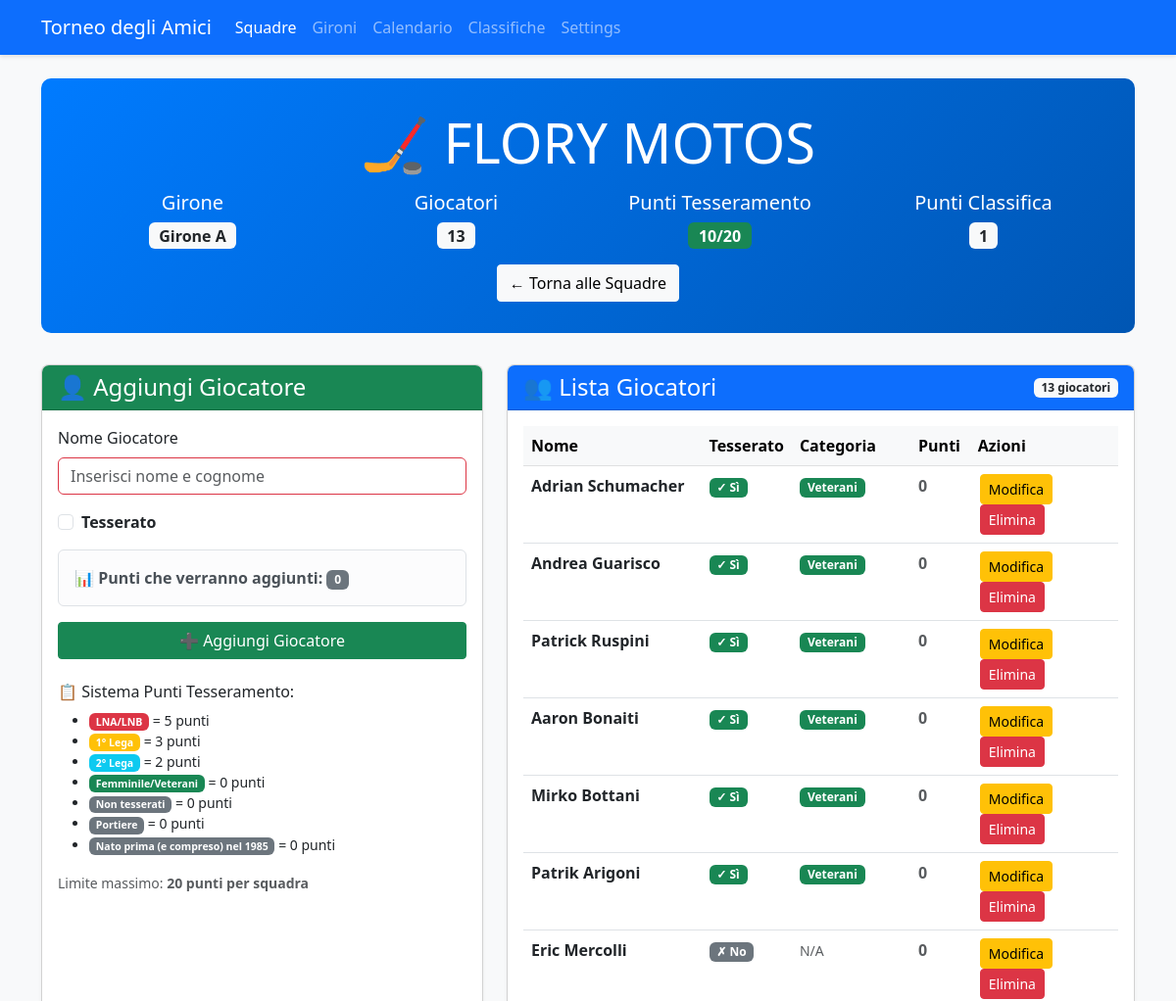
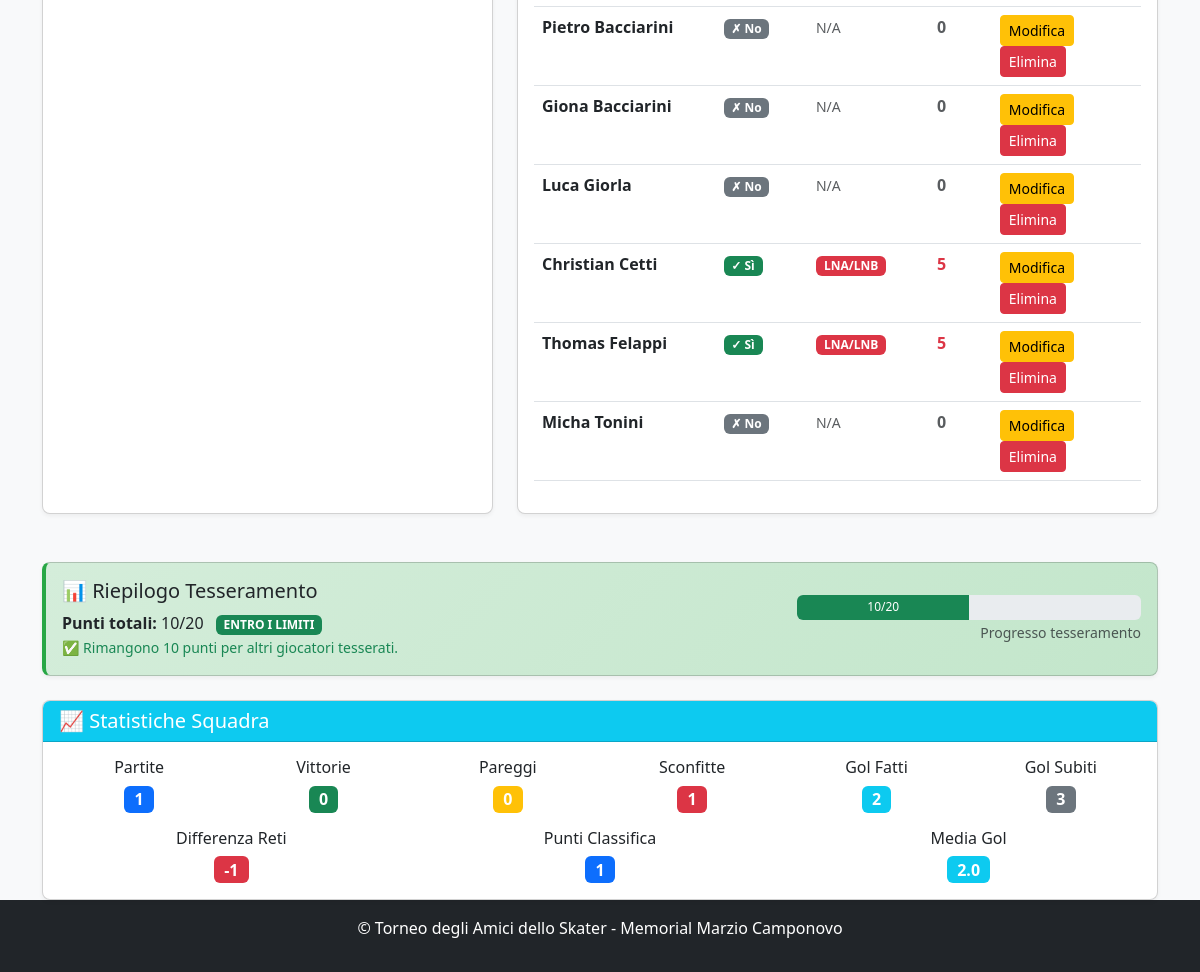
The page /team/7 on the database as committed earlier (2 pictures, top to bottom).
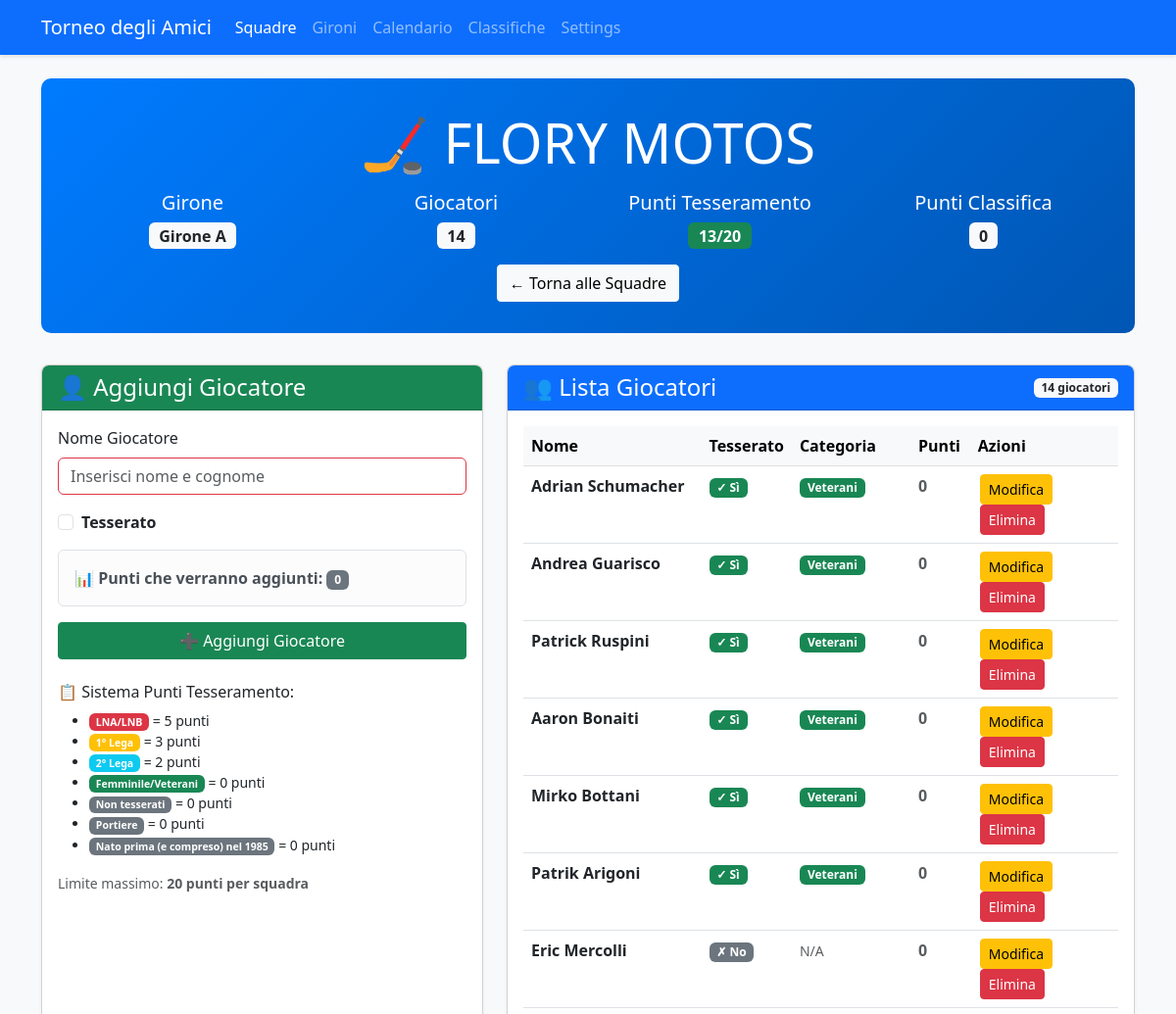
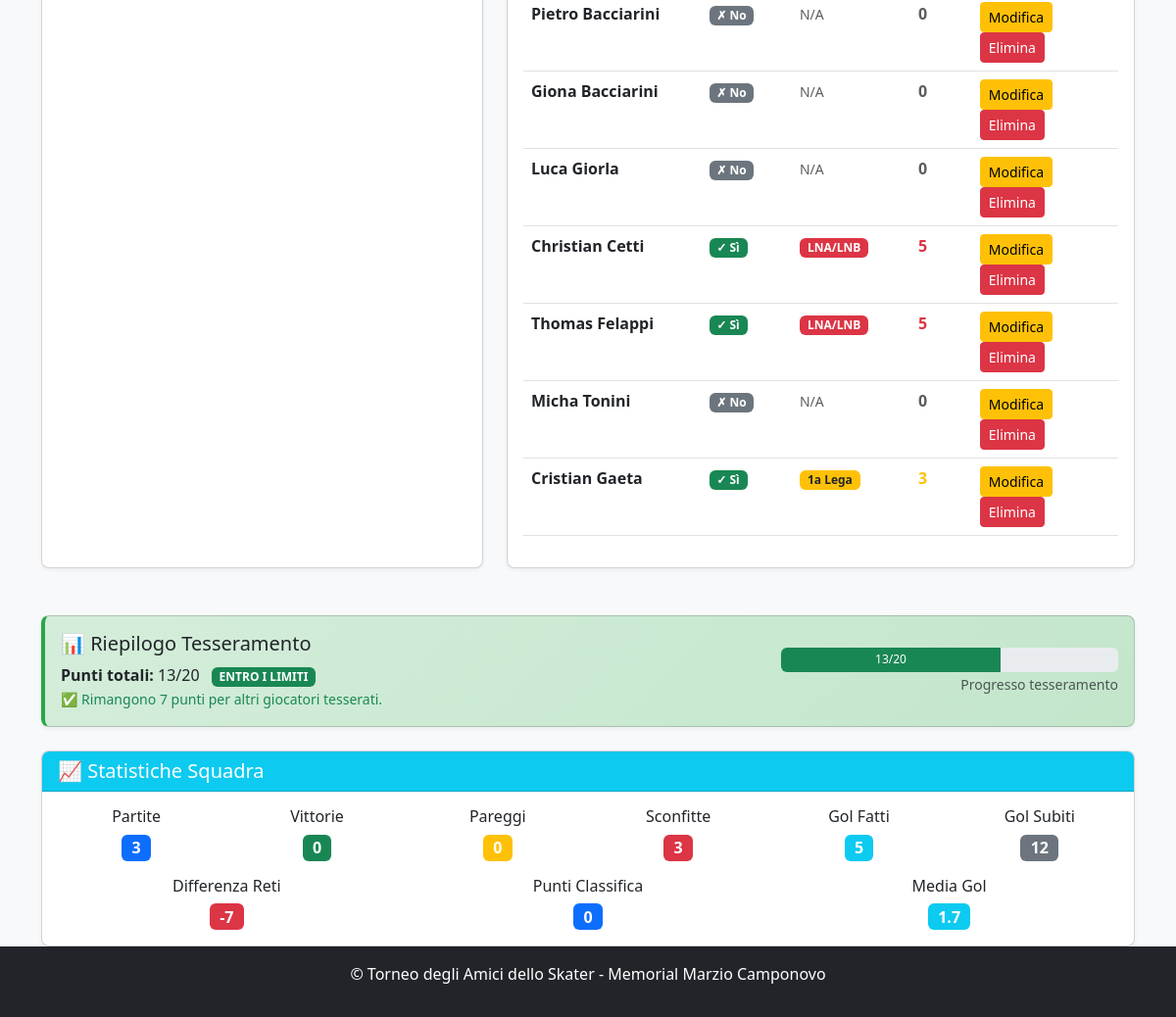
The same page on the database as committed later (2 pictures, top to bottom).
### app.py (models this page shows, shortened)
class Player(db.Model):
    id = db.Column(db.Integer, primary_key=True)
    name = db.Column(db.String(100), nullable=False)
    team_id = db.Column(db.Integer, db.ForeignKey('team.id'), nullable=False)
    is_registered = db.Column(db.Boolean, default=False)
    category = db.Column(db.String(100))  # LNA/LNB, 1a Lega, 2a Lega, Non tesserato
    goals = db.Column(db.Integer, default=0)
    assists = db.Column(db.Integer, default=0)
    penalties = db.Column(db.Integer, default=0)
    @property
    def registration_points(self):
        if not self.is_registered:
            return 0  # Non tesserato = 0 punti
        points_map = {
            'LNA/LNB': 5,     # LNA/LNB = 5 punti
            '1a Lega': 3,     # 1° Lega = 3 punti
            '2a Lega': 2,     # 2° Lega = 2 punti
            'Femminile': 0,   # Femminile = 0 punti
            'Veterani': 0,     # Veterani = 0 punti
            'Portiere': 0,     # Portiere = 0 punti
            'Old': 0
        }
        return points_map.get(self.category, 0)  # Default 0 punti se categoria non riconosciuta

class Team(db.Model):
    id = db.Column(db.Integer, primary_key=True)
    name = db.Column(db.String(100), nullable=False, unique=True)
    group = db.Column(db.String(1))  # A, B, C, or D
    group_order = db.Column(db.Integer, default=0)  # NUOVO CAMPO per l'ordinamento nel girone
    players = db.relationship('Player', backref='team', lazy=True)
    matches = db.relationship(
        'Match',
        primaryjoin="or_(Team.id == Match.team1_id, Team.id == Match.team2_id)",
        lazy=True,
        overlaps="team1,team2"
    )
    wins = db.Column(db.Integer, default=0)
    losses = db.Column(db.Integer, default=0)
    draws = db.Column(db.Integer, default=0)
    goals_for = db.Column(db.Integer, default=0)
    goals_against = db.Column(db.Integer, default=0)
    points = db.Column(db.Integer, default=0)
    @property
    def goal_difference(self):
        return self.goals_for - self.goals_against
    @property
    def games_played(self):
        return self.wins + self.losses + self.draws
    @property
    def player_points_total(self):
        return sum(player.registration_points for player in self.players)

### app.py (the view, shortened to what this page needs)
@app.route('/team/<int:team_id>', methods=['GET', 'POST'])
def team_detail(team_id):
    team = Team.query.get_or_404(team_id)
    return render_template('team_detail.html', team=team)

### app.py (called while the page is built, shortened)
@app.teardown_appcontext
def cleanup_db(error):
    if error:
        db.session.rollback()
    db.session.remove()

def get_tournament_dates():
    try:
        if db.inspect(db.engine).has_table('tournament_settings'):
            settings = TournamentSettings.query.first()
            if settings and settings.qualification_day1:
                return {
                    'qualification_day1': settings.qualification_day1,
                    'qualification_day2': settings.qualification_day2,
                    'quarterfinals_ml': settings.quarterfinals_ml_date,
                    'quarterfinals_bl': settings.quarterfinals_bl_date,
                    'semifinals_ml': settings.semifinals_ml_date,
                    'semifinals_bl': settings.semifinals_bl_date,
                    'finals': settings.finals_date
                }
    except Exception as e:
        print(f"Errore nel recupero date da settings: {e}")

### templates/team_detail.html (shortened to what the changed rows need)
<!DOCTYPE html>
<html lang="it">
<head>
    <link rel="stylesheet" href="https://cdn.jsdelivr.net/npm/bootstrap@5.3.0/dist/css/bootstrap.min.css">
    <link rel="stylesheet" href="{{ url_for('static', filename='style.css') }}">
</head>
<body class="d-flex flex-column min-vh-100">
    <div class="container mt-4">
        <div class="team-header text-center">
            <h1 class="display-4 mb-3">🏒 {{ team.name }}</h1>
            <div class="row">
                <div class="col-md-3">
                    <h5>Girone</h5>
                    <span class="badge bg-light text-dark fs-6">
                        {% if team.group %}Girone {{ team.group }}{% else %}Non assegnato{% endif %}
                    </span>
                </div>
                <div class="col-md-3">
                    <h5>Giocatori</h5>
                    <span class="badge bg-light text-dark fs-6">{{ team.players|length }}</span>
                </div>
                <div class="col-md-3">
                    <h5>Punti Tesseramento</h5>
                    <span class="badge {% if team.player_points_total > 20 %}bg-danger{% elif team.player_points_total >= 18 %}bg-warning{% else %}bg-success{% endif %} fs-6">
                        {{ team.player_points_total }}/20
                    </span>
                </div>
                <div class="col-md-3">
                    <h5>Punti Classifica</h5>
                    <span class="badge bg-light text-dark fs-6">{{ team.points }}</span>
                </div>
            </div>
            <div class="mt-3">
                <a href="{{ url_for('teams') }}" class="btn btn-light">
                </a>
            </div>
        </div>
        <div class="row">
            <div class="col-lg-7 mb-4">
                <div class="card h-100">
                    <div class="card-header bg-primary text-white d-flex justify-content-between align-items-center">
                        <h4 class="mb-0">👥 Lista Giocatori</h4>
                        <span class="badge bg-light text-dark">{{ team.players|length }} giocatori</span>
                    </div>
                    <div class="card-body">
                        {% if team.players %}
                            <div class="table-responsive">
                                <table class="table table-hover">
                                    <thead class="table-light">
                                        <tr>
                                            <th width="30%">Nome</th>
                                            <th width="15%">Tesserato</th>
                                            <th width="20%">Categoria</th>
                                            <th width="10%">Punti</th>
                                            <th width="25%">Azioni</th>
                                        </tr>
                                    </thead>
                                    <tbody>
                                        {% for player in team.players %}
                                            <tr class="player-card">
                                                <td>
                                                    <strong>{{ player.name }}</strong>
                                                </td>
                                                <td>
                                                    {% if player.is_registered %}
                                                        <span class="badge bg-success">✓ Sì</span>
                                                    {% else %}
                                                        <span class="badge bg-secondary">✗ No</span>
                                                    {% endif %}
                                                </td>
                                                <td>
                                                    {% if player.category %}
                                                        <span class="badge category-badge {% if player.category == 'LNA/LNB' %}bg-danger{% elif player.category == '1a Lega' %}bg-warning text-dark{% elif player.category == '2a Lega' %}bg-info{% elif player.category == 'Femminile' %}bg-success{% elif player.category == 'Veterani' %}bg-success{% else %}bg-secondary{% endif %}">
                                                            {{ player.category }}
                                                        </span>
                                                    {% else %}
                                                        <span class="text-muted small">N/A</span>
                                                    {% endif %}
                                                </td>
                                                <td>
                                                    <strong class="{% if player.registration_points == 5 %}text-danger{% elif player.registration_points == 3 %}text-warning{% elif player.registration_points == 2 %}text-info{% else %}text-muted{% endif %}">
                                                        {{ player.registration_points }}
                                                    </strong>
                                                </td>
                                                <td>
                                                    <div class="action-buttons">
                                                        <a href="{{ url_for('edit_player', player_id=player.id) }}"
                                                           class="btn btn-sm btn-warning"
                                                           title="Modifica {{ player.name }}">
                                                            Modifica
                                                        </a>
                                                        <form action="{{ url_for('delete_player', player_id=player.id) }}"
                                                              method="post"
                                                              class="d-inline">
                                                            <button type="submit"
                                                                    class="btn btn-sm btn-danger"
                                                                    onclick="return confirm('Sei sicuro di voler eliminare {{ player.name }}?\n\nQuesta azione eliminerà anche tutte le sue statistiche di gioco.')"
                                                                    title="Elimina {{ player.name }}">
                                                                Elimina
                                                            </button>
                                                        </form>
                                                    </div>
                                                </td>
                                            </tr>
                                        {% endfor %}
                                    </tbody>
                                </table>
                            </div>
                        {% endif %}
                    </div>
                </div>
            </div>
        </div>
        <div class="row mt-4">
            <div class="col-12">
                <div class="card points-card {% if team.player_points_total > 20 %}danger{% elif team.player_points_total >= 18 %}warning{% endif %}">
                    <div class="card-body">
                        <div class="row align-items-center">
                            <div class="col-md-8">
                                <h5 class="mb-0">
                                    📊 Riepilogo Tesseramento
                                </h5>
                                <div class="mt-2">
                                    <strong>Punti totali:</strong> {{ team.player_points_total }}/20
                                    {% if team.player_points_total > 20 %}
                                        <span class="badge bg-danger ms-2">LIMITE SUPERATO</span>
                                        <br><small class="text-danger">
                                            ⚠️ La squadra supera il limite di {{ team.player_points_total - 20 }} punti!
                                        </small>
                                    {% elif team.player_points_total >= 18 %}
                                        <span class="badge bg-warning text-dark ms-2">VICINI AL LIMITE</span>
                                        <br><small class="text-warning">
                                            ⚠️ Rimangono solo {{ 20 - team.player_points_total }} punti disponibili.
                                        </small>
                                    {% else %}
                                        <span class="badge bg-success ms-2">ENTRO I LIMITI</span>
                                        <br><small class="text-success">
                                            ✅ Rimangono {{ 20 - team.player_points_total }} punti per altri giocatori tesserati.
                                        </small>
                                    {% endif %}
                                </div>
                            </div>
                            <div class="col-md-4 text-end">
                                <div class="progress" style="height: 25px;">
                                    <div class="progress-bar {% if team.player_points_total > 20 %}bg-danger{% elif team.player_points_total >= 18 %}bg-warning{% else %}bg-success{% endif %}"
                                         style="width: {{ (team.player_points_total / 20 * 100)|round }}%">
                                        {{ team.player_points_total }}/20
                                    </div>
                                </div>
                            </div>
                        </div>
                    </div>
                </div>
            </div>
        </div>
        {% if team.games_played > 0 %}
        <div class="row mt-4">
            <div class="col-12">
                <div class="card">
                    <div class="card-header bg-info text-white">
                        <h5 class="mb-0">📈 Statistiche Squadra</h5>
                    </div>
                    <div class="card-body">
                        <div class="row text-center">
                            <div class="col-md-2">
                                <h6>Partite</h6>
                                <span class="badge bg-primary fs-6">{{ team.games_played }}</span>
                            </div>
                            <div class="col-md-2">
                                <h6>Vittorie</h6>
                                <span class="badge bg-success fs-6">{{ team.wins }}</span>
                            </div>
                            <div class="col-md-2">
                                <h6>Pareggi</h6>
                                <span class="badge bg-warning fs-6">{{ team.draws }}</span>
                            </div>
                            <div class="col-md-2">
                                <h6>Sconfitte</h6>
                                <span class="badge bg-danger fs-6">{{ team.losses }}</span>
                            </div>
                            <div class="col-md-2">
                                <h6>Gol Fatti</h6>
                                <span class="badge bg-info fs-6">{{ team.goals_for }}</span>
                            </div>
                            <div class="col-md-2">
                                <h6>Gol Subiti</h6>
                                <span class="badge bg-secondary fs-6">{{ team.goals_against }}</span>
                            </div>
                        </div>
                        <div class="row text-center mt-3">
                            <div class="col-md-4">
                                <h6>Differenza Reti</h6>
                                <span class="badge {% if team.goal_difference > 0 %}bg-success{% elif team.goal_difference < 0 %}bg-danger{% else %}bg-secondary{% endif %} fs-6">
                                    {{ '+' if team.goal_difference > 0 else '' }}{{ team.goal_difference }}
                                </span>
                            </div>
                            <div class="col-md-4">
                                <h6>Punti Classifica</h6>
                                <span class="badge bg-primary fs-6">{{ team.points }}</span>
                            </div>
                            <div class="col-md-4">
                                <h6>Media Gol</h6>
                                <span class="badge bg-info fs-6">
                                    {{ (team.goals_for / team.games_played)|round(1) if team.games_played > 0 else 0 }}
                                </span>
                            </div>
                        </div>
                    </div>
                </div>
            </div>
        </div>
        {% endif %}
    </div>
</body>
</html>

Rows that differ between the two databases and show on the page:
changed Team "FLORY MOTOS": points "1" → "0"; games_played "1" → "3"; losses "1" → "3"; goals_for "2" → "5"; goals_against "3" → "12"; goal_difference "-1" → "-7"; wins+losses+draws "2.0" → "1.7"
computed for Player "Adrian Schumacher": player_points_total "10" → "13"; 20-team.player_points_total "10" → "7"
added Player: name "Cristian Gaeta", shows "✓ Sì", category "1a Lega", registration_points "3"
Other text that changed with them:
{{ team.players|length }}: "13" → "14"
{{ (team.player_points_total / 20 * 100)|round }}: 50.0 → 65.0 (drawn)
